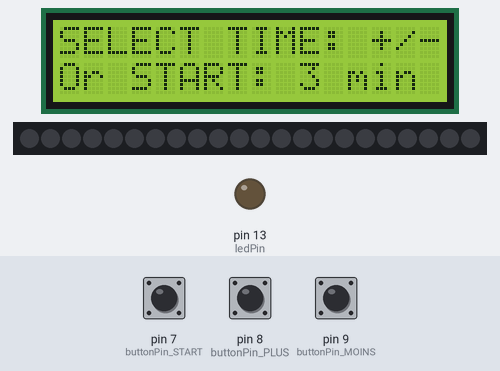
Simulated run of this sketch. Board: Arduino Uno, built with avr-gcc and run on an emulated ATmega328P. On the bench: 16×2 character LCD, 22 RGB LEDs in strip order, left to right, output pins drawn as LEDs (lit = HIGH). The inputs (shaded band) are chosen by the test bench; at power-on: pin 7 (buttonPin_START) LOW, pin 8 (buttonPin_PLUS) LOW, pin 9 (buttonPin_MOINS) LOW. Dim RGB values are drawn brighter than linear.

Above: at 1.2 s.
1.3 s: pin 7 (buttonPin_START) pulled HIGH for 0.15 s
At 2.0 s:
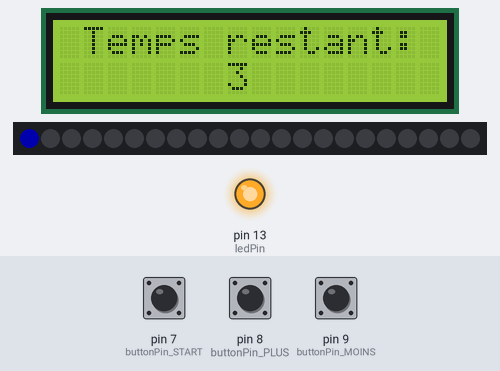
4.4 s: pin 8 (buttonPin_PLUS) pulled HIGH for 1 s
At 6.2 s:
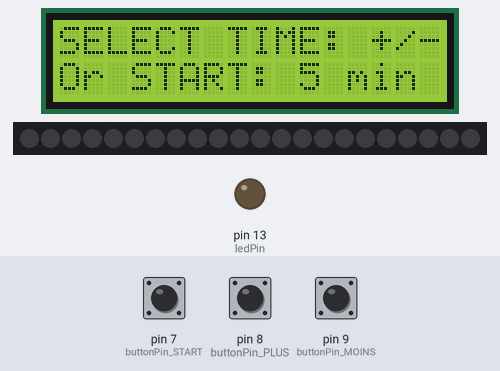
6.9 s: pin 7 (buttonPin_START) pulled HIGH for 1 s
At 7.6 s:
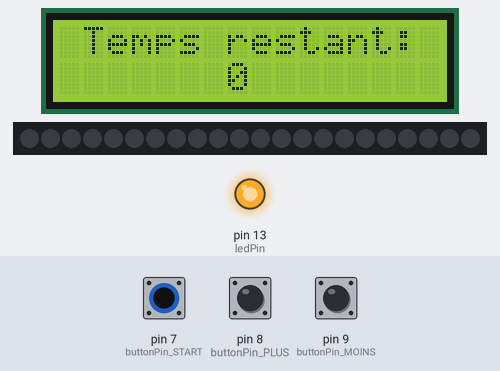
9.4 s: pin 8 (buttonPin_PLUS) pulled HIGH for 0.15 s
At 10.7 s:
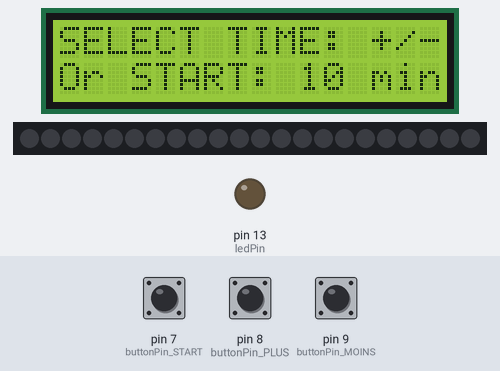
11.0 s: pin 8 (buttonPin_PLUS) pulsed HIGH 5 times (0.12 s each, 0.3 s apart)
At 13.6 s:
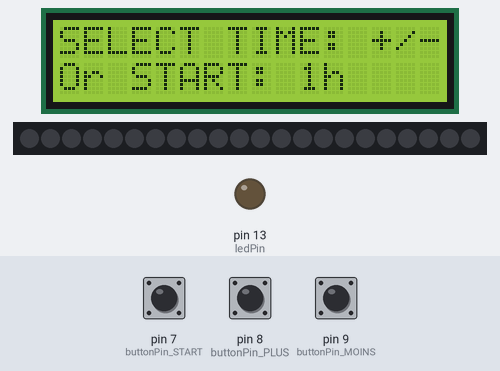
14.0 s: pin 9 (buttonPin_MOINS) pulled HIGH for 0.15 s
At 15.2 s:
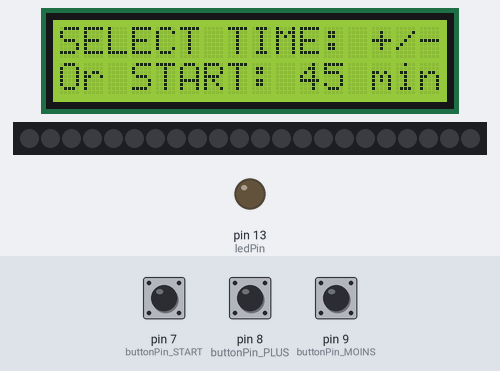
Timing chart, 0 to 16.6 s (numbered marks = the images above; inputs shaded):
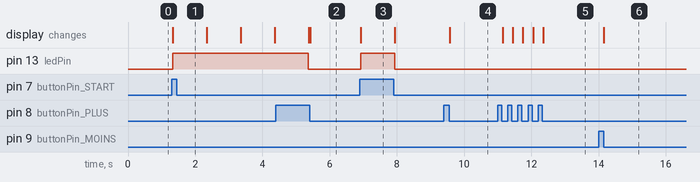

The sketch:

TIMER_LCD_NEOPIX.ino
```cpp
#include <Adafruit_NeoPixel.h>
#include <LiquidCrystal.h>

//Mapping
int buttonPin_START = 7;
int buttonPin_PLUS = 8;
int buttonPin_MOINS = 9;
int NeopixelPin= 10;
int Nombre_neopixels=22; //nombre de LEDs Neopixels connectées
int ledPin = 13;
int buttonState_START = 0;
int buttonState_PLUS = 0;
int buttonState_MOINS = 0;
LiquidCrystal lcd(12, 11, 5, 4, 3, 2); //Def connexion écran LCD
Adafruit_NeoPixel strip = Adafruit_NeoPixel(Nombre_neopixels, NeopixelPin, NEO_GRB + NEO_KHZ800); //Def ruban neopixel

//Variables
int duree_select = 0;         //compteur selection durée
unsigned long temps = 0;               //durée sélectionnée en s
unsigned long instant_start = 0;              //instant ou l'on a appuyé sur le bouton start en ms
long temps_ecoule=0; //temps ecoule en s depuis instant start
char* temps_affiche[] = {"3 min","5 min","10 min","15 min","20 min","30 min","45 min","1h","1h 30","2h"};     //les différents temps affichés dans le menu, à faire correspondre avec les temps internes ci dessous
int temps_propose[] = {3,5,10,15,20,30,45,60,90,120};// les différents temps proposés dans le menu ( variable interne en secondes, n'est pas affichée)
char* message="SELECT TIME: +/-";  //affiché entre instances
//INFOS//

//MAJ Flavien 22/12/16
// Modification de la fonction "calcul_temps". Utilisation de deux tableaux: l'un pour affecter le temps (en seconde), l'autre pour l'affichage dans le menu.
// -> Pour ajouter un temps au menu, ajouter son nombre de seconde dans le tableau "temps_propose" et le texte équivalent dans "temps_affiche" à la même position.
// -> Affichage des temps dynamiquement directement dans le menu.
// Ajout d'une fonction "affichage_menu" pour afficher le menu dans son ensemble.
// Lors de l'appui sur "+", détection automatique (avec sizeof() ) de la taille du tableau "temps_propose" pour bloquer le compteur "duree_select"
// ->Bug: la taille du tableau est doublé, seule solution pour le moment, diviser par deux (et le -1 car le compteur commence à 0).
// Le temps affiché est un décompte et fini par zéro.
// Lors du retour au menu, le temps par défaut est celui sélectionné auparavant.
// Ajout du texte "Temps restant:" lors du décompte du temps.
// Bugfix: Les LED ne clignotent plus, j'ai mis le "eteindre_led()" en dehors de la boucle while.

//MAJ David 21/12/16
// intégration adafruit neopixel
// bugfix : jai changé long en unsigned long pour temps et timer, sinon ca buggait au dessus de 10s

//MAJ Yannick 16/12/16
//Temps affiché en minutes mais set en secondes pour tests
//Utiliser timer à la place de delay() cf: http://playground.arduino.cc/Code/AvoidDelay
//Pendant décompte si on appuie sur + et - cela reset


void setup() {
  // put your setup code here, to run once:
  // boutons
  pinMode(ledPin, OUTPUT);
  pinMode(buttonPin_START, INPUT);
  pinMode(buttonPin_PLUS, INPUT);
  pinMode(buttonPin_MOINS, INPUT);
  // écran lcd
  lcd.begin(16, 2);
  affichage_menu();
  // Affichage led neopixel
  strip.begin();
  strip.show(); // Initialize all pixels to 'off'

}

//Boucle principale
void loop() {

  //on lit l'etat des buttons
  buttonState_START = digitalRead(buttonPin_START);
  buttonState_PLUS = digitalRead(buttonPin_PLUS);
  buttonState_MOINS = digitalRead(buttonPin_MOINS);

  //traitement bouton +
  if (buttonState_PLUS == HIGH){
    lcd.setCursor(0, 0);
    if(duree_select < (sizeof(temps_propose))/2-1){ // un contrôle sur la valeur duree_select pour ne pas dépasser la valeur 5
       duree_select = duree_select + 1 ;
    }
    while(digitalRead(buttonPin_PLUS) == HIGH){
      delay(25);
    }
    calcul_temps(duree_select);
  }

  //traitement bouton -
  if (buttonState_MOINS == HIGH){
    if(duree_select > 0){ // un contrôle sur la valeur duree_select pour ne pas passer à la valeur -1
     duree_select = duree_select - 1 ;
    }
    while(digitalRead(buttonPin_MOINS) == HIGH){
      delay(25);
    }
    calcul_temps(duree_select);
  }

  //traitement bouton start
  if (buttonState_START == HIGH){
    temps_ecoule = (millis()-instant_start) / 1000; //calcul du temps écoulé depuis l'appui sur start //+1 pour commencer chrono à 1
    calcul_temps(duree_select);
    lcd.clear();
    lcd.setCursor(1,0);
    lcd.print("Temps restant:");
    digitalWrite(ledPin, HIGH);

    //garde la led allumée
    //set origine temps (on va ensuite la soustraire pour récupérer le temps écoulé)
    instant_start=millis();
    //mesure temps écoulé
    while(temps_ecoule != temps){
      //print the number of seconds since reset:
      if(temps-temps_ecoule == 9){ //Met un espace pour enlever le chiffre des unités
        lcd.setCursor(8, 1);
        lcd.print(" ");
      }else if(temps-temps_ecoule == 99){ //Met un espace pour enlever le chiffre des unités
        lcd.setCursor(9, 1);
        lcd.print(" ");
      }
      lcd.setCursor(7, 1);// Revient à la ligne pour l'affichage du temps
      temps_ecoule = (millis()-instant_start) / 1000; //calcul du temps écoulé depuis l'appui sur start //+1 pour commencer chrono à 1
      lcd.print((temps-temps_ecoule));
      int nombre_led_a_allumer = (temps_ecoule* Nombre_neopixels)/temps;
      //lcd.print(nombre_led_a_allumer);
      affichage_led();
      //
       //Si appuie + et - arrête timer
       if (digitalRead(buttonPin_MOINS)==HIGH && digitalRead(buttonPin_PLUS)==HIGH){
          //Serial.print("RESET");
          break;
       }
    }
    lcd.setCursor(7, 1);
    lcd.print("0");
    delay(1000);
    eteindre_led();
    digitalWrite(ledPin, LOW);
    affichage_menu();
  }

  delay(25);
}

//Récupère le sélecteur "duree_select", attribue le temps en secondes en fonction du tableau "temps_propose"
//et réalise l'affichage en fonction du tableau "temps_affiche"
void calcul_temps(int select){
  temps = temps_propose[select];
  lcd.setCursor(10, 1);
  lcd.print("      ");
  lcd.setCursor(10, 1);
  lcd.print(temps_affiche[select]);
}

void affichage_menu(){
  lcd.clear();
  lcd.print("SELECT TIME: +/-");
  lcd.setCursor(0, 1);//change de ligne
  lcd.print("Or START:");
  lcd.setCursor(10, 1);
  lcd.print(temps_affiche[duree_select]);
}

void affichage_led(){
  //il faut savoir combien de temps s'est écoulé en proportion du temps sélectionné pour savoir combien de led on doit afficher.

int nombre_led_a_allumer = (temps_ecoule* Nombre_neopixels)/temps;

for (int i=0; i <= nombre_led_a_allumer; i++){
strip.setPixelColor(i, (0, 0, 50));
strip.show();
   }
  }
void eteindre_led(){
  for (int i=0; i <= Nombre_neopixels; i++){
  strip.setPixelColor(i, (0, 0, 0));
     }
  strip.show();
}
```

Measured:
- after the input at 1.3 s, pin 13 (ledPin): LOW → HIGH at once; the display: changes at once (image 1)
- after the input at 4.4 s, the display: first differs from a run without the input after 1.0 s (image 2)
- after the input at 6.9 s, pin 13 (ledPin): LOW → HIGH at once, → LOW 1.0 s later; the display: changes at once (image 3)
- after the input at 9.4 s, the display: changes after 0.17 s (image 4)
- after the input at 11.0 s, the display: first changes after 0.14 s (image 5 shows a later state)
- after the input at 14.0 s, the display: changes after 0.16 s (image 6)
